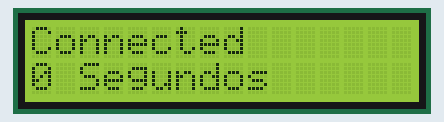
This sketch was run on a simulated Arduino Uno, built with avr-gcc and run on an emulated ATmega328P. Parts: 16×2 character LCD.

Above: at 0.1 s.
At 5.1 s:
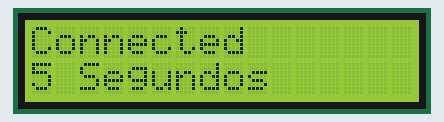
At 10.2 s:
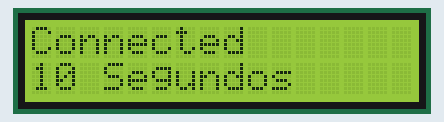
At 19.2 s:
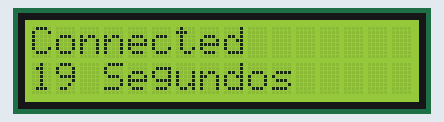
At 28.1 s:
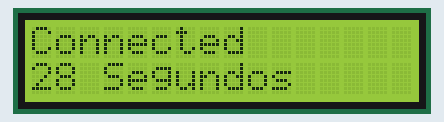
At 38.1 s:
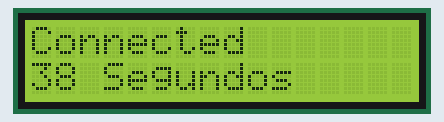

Measured:
- what the display in image 1 shows lasts 1.0 s, from 5.0 s to 6.0 s

The sketch:

sketch_feb17a.ino
```cpp
#include <Wire.h>
#include <LiquidCrystal_I2C.h>

LiquidCrystal_I2C lcd (0x27, 2, 1, 0, 4, 5, 6, 7);
const int speed = 300;

void setup() {
  lcd.setBacklightPin(3, POSITIVE);
  lcd.setBacklight(HIGH);
  lcd.begin(16,2);
  lcd.clear();
  lcd.print("Connected");
  Serial.begin(9600);
}

void loop() {
  lcd.setCursor(0, 1);
  lcd.print(millis()/1000);
  lcd.print(" Segundos");
  delay(100);
}
```
